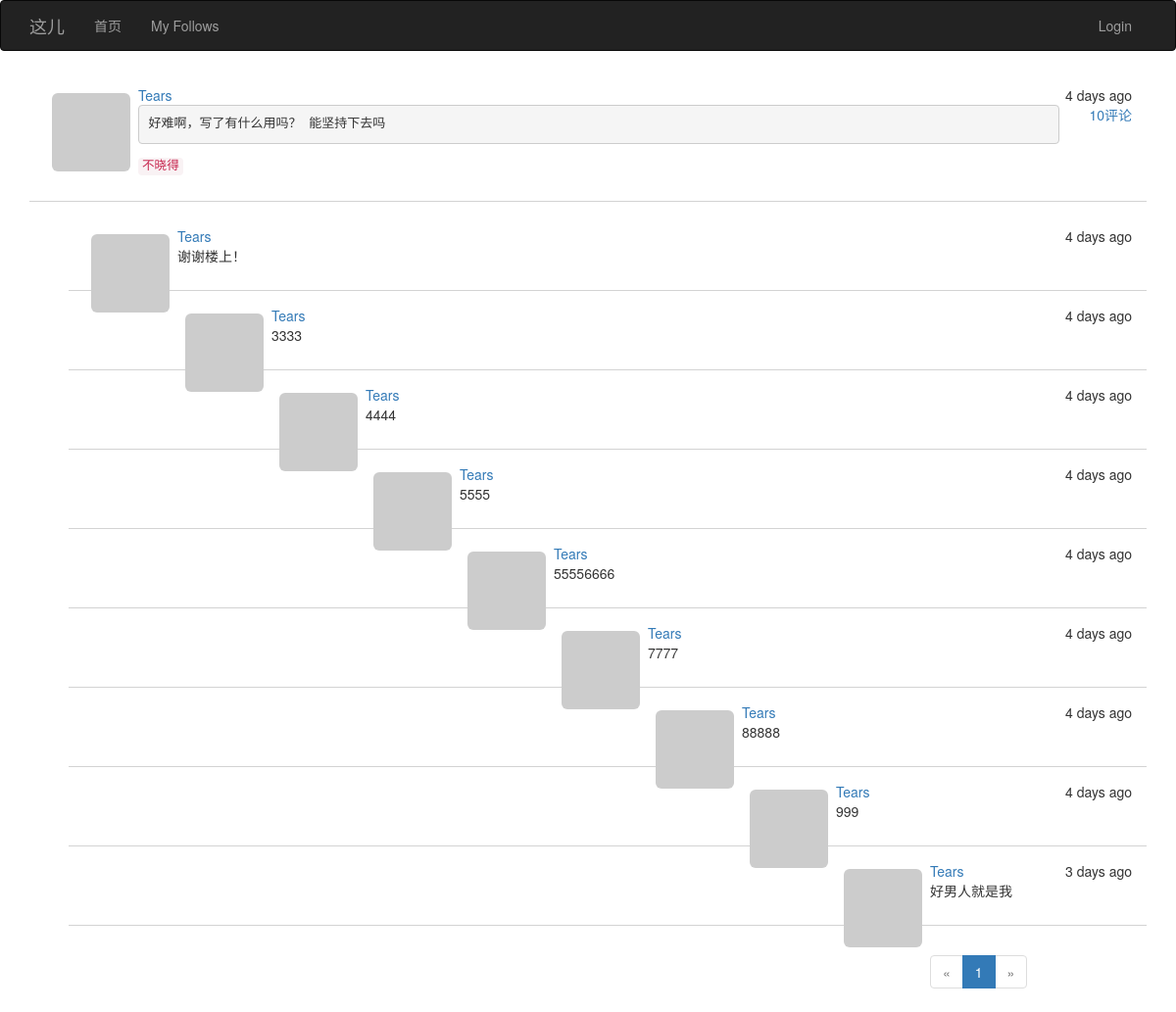
/post/126, run on the app's committed database.
### app/models.py (models this page shows, shortened)
class Post(db.Model):
    __tablename__ = 'posts'
    id = db.Column(db.Integer, primary_key=True)
    body = db.Column(db.Text)
    body_html = db.Column(db.Text)
    timestamp = db.Column(db.DateTime, index=True, default=datetime.utcnow)
    author_id = db.Column(db.Integer, db.ForeignKey('users.id'))
    post_type = db.Column(db.Integer, default=PostType.POST)
    parent_post_id = db.Column(db.Integer, db.ForeignKey('posts.id'))
    disabled = db.Column(db.Boolean, default=True)
    comments = db.relationship('Post', foreign_keys=[parent_post_id],
                               backref=db.backref('parent_post',
                                                  lazy='joined', remote_side=[id]),
                               cascade='all,delete-orphan',
                               lazy='dynamic'
                               )

class User(UserMixin, db.Model):
    __tablename__ = 'users'
    id = db.Column(db.Integer, primary_key=True)
    email = db.Column(db.String(64), unique=True, index=True)
    username = db.Column(db.String(64), unique=True, index=True)
    password_hash = db.Column(db.String(128))
    confirmed = db.Column(db.Boolean, default=False)
    role_id = db.Column(db.Integer, db.ForeignKey('roles.id'))
    posts = db.relationship('Post', backref='author', lazy='dynamic')
    location = db.Column(db.String(64))
    about_me = db.Column(db.Text())
    member_since = db.Column(db.DateTime(), default=datetime.utcnow)
    last_seen = db.Column(db.DateTime(), default=datetime.utcnow)
    avatar = db.Column(db.String(128))
    followed = db.relationship('Follow', foreign_keys=[Follow.follower_id],
                               backref=db.backref('follower', lazy='joined'),
                               lazy='dynamic', cascade='all, delete-orphan')
    followers = db.relationship('Follow', foreign_keys=[Follow.followed_id],
                                backref=db.backref('followed', lazy='joined'),
                                lazy='dynamic', cascade='all, delete-orphan')
    def getAvatar(self, size=100, default='identicon', rating='g'):
        if request.is_secure:
            url = "https://secure.gravatar.com/avatar"
        else:
            url = 'http://www.gravatar.com/avatar'
        hash = self.avatar or hashlib.md5(self.email.encode('utf-8')).hexdigest()
        return '{url}/{hash}?s={size}&d={default}&r={rating}'.format(
            url=url, hash=hash, default=default, rating=rating, size=size)
    @property
    def password(self):
        raise AttributeError('password is not readable attribute')

### app/main/views.py (the view, shortened to what this page needs)
@main.route('/post/<int:id>', methods=["GET", "POST"])
def post(id):
    post = Post.query.get_or_404(id)
    page = request.args.get('page', 1, type=int)
    form = CommentForm()
    if page == -1:
        page = (post.comments.count() - 1) // 10 + 1
    pagination = post.comments.order_by(Post.timestamp.asc()).paginate(page, per_page=10, error_out=False)
    comments = pagination.items
    return render_template('post.html', posts=[post], page=page,
                           form=form, comments=comments, pagination=pagination)

### app/main/__init__.py (called while the page is built)
@main.app_context_processor
def inject_permissions():
    return dict(Permission=Permission)

### app/main/views.py (called while the page is built)
@main.after_app_request
def afeter_request(response):
    for query in get_debug_queries():
        if query.duration >= current_app.config['QUERY_DB_TIME_OUT']:
            current_app.logger.warning('Slow query:%s\n parameters:%s Duration:%fs\n Context:%s\n' %
                                       (query.statement, query.parameters, query.duration, query.context)
                                       )
    return response

### app/models.py (called while the page is built)
    def can(self, permissions):
        return False

### app/templates/post.html (shortened to what this page needs)
{% extends "bootstrap_base.html" %}
{% import "bootstrap/wtf.html" as wtf %}
{% import 'message.html' as msg %}
{% block content %}
<div class="container">
    {% include '_posts.html' %}
    {% include '_comments.html' %}
    {% import '_posts.html' as pg %}
    {{pg.pagination_widget(pagination,'.post',id=posts[0].id)}}
</div>
{% endblock %}

### app/templates/bootstrap_base.html (shortened to what this page needs)
{% extends "bootstrap/base.html" %}
{% block html_attribs %} lang="zh-CN"{% endblock%}
{% block head %}
{{super()}}
{% endblock%}
{%- block styles %}
{{super()}}
<link href="{{url_for('static',filename='style.css')}}" rel="stylesheet">
{%- endblock styles %}
{% block navbar %}
<div class="navbar navbar-inverse" role="navigation">
    <div class="container">
        <div class="navbar-header">
            <a class="navbar-brand" href="/">这儿</a>
        </div>
        <div class="navbar-collapse collapse">
            <ul class="nav navbar-nav">
                <li><a href="/">首页</a></li>
                <li><a href="{{url_for('main.followed_posts')}}">My Follows</a></li>
            </ul>
            {% if not hide_login %}
            <ul class="nav navbar-nav navbar-right">
                {% if not current_user.is_authenticated %}
                <li><a href="{{url_for('auth.login',next=request.path ) }}">Login</a></li>
                {% else %}
                <li><a href="{{url_for('main.user',id=current_user.id)}}"
                       style="padding-top:10px;padding-bottom:6px">
                    <img src="{{current_user.getAvatar(size=32)}}" class="img-circle profile-thumbnail"/></a></li>
                <li><a href="{{url_for('auth.logout',next=request.path) }}">Logout</a></li>
                {% endif %}
            </ul>
            {% endif %}
        </div>
    </div>
</div>
{% endblock%}

### app/templates/_posts.html
<ul class="posts">
    {% for post in posts %}
    {% if post and post.author %}
    <li>
        <div class="post-thumbnail">
            <a href="{{url_for('.user',id=post.author.id)}}">
                <img src="{{ post.author.getAvatar(size=40) }}"
                     class="img-rounded profile-thumbnail"/></a>
        </div>
        <div class="post-date">{{ moment(post.timestamp).fromNow()}}</div>
        <div class="post-author"><a href="{{url_for('.user',id=post.author.id)}}">
            {{ post.author.username}}</a></div>
        <div class="post-body">
            <span class="pull-right" style="margin-left:30px"><a href="{{url_for('.post',id=post.id)}}">{{post.comments.count()}}评论</a></span>
            {% if post.body_html %}
            {{ post.body_html| safe}}
            {% else %}
            {{ post.body }}
            {% endif %}
        </div>
    </li>
    {% endif %}
    {% endfor %}
</ul>
{% macro pagination_widget(pagination,endpoint) %}
<nav aria-label="Page navigation">
    <ul class="pagination">
        <li {% if not pagination.has_prev %} class="disabled" {% endif%}>
            <a href="{% if pagination.has_prev %}{{url_for(endpoint,page=pagination.page-1,**kwargs)}}
             {%else%}#{% endif%}" aria-label="Previous">
                <span aria-hidden="true">&laquo;</span>
            </a>
        </li>
        {% for p in pagination.iter_pages()%}
        {%if p == pagination.page %}
        <li class="active"><a href="{{url_for(endpoint,page=p,**kwargs)}}">{{p}}</a>
        </li>
        {% elif p %}
        <li><a href="{{url_for(endpoint,page=p,**kwargs)}}">{{p}}</a>
        </li>
        {% else %}
        <li class="disabled"><a href="{{url_for(endpoint,page=p,**kwargs)}}">...</a>
        </li>
        {% endif%}
        {% endfor %}
        <li {% if not pagination.has_next %} class="disabled" {% endif%}>
            <a href="{% if pagination.has_next %}{{url_for(endpoint,page=pagination.page+1,**kwargs)}}
             {%else%}#{% endif%}" aria-label="Next">
                <span aria-hidden="true">&raquo;</span>
            </a>
        </li>
    </ul>
</nav>
{% endmacro %}

### app/templates/_comments.html (shortened to what this page needs)
<ul class="comments">
    {% for post in comments if post and post.author and
    (not post.disabled or current_user.can(Permission.MODERATE_COMMENTS)) %}
    <li>
        <div class="post-thumbnail">
            <a href="{{url_for('.user',id=post.author.id)}}">
                <img src="{{ post.author.getAvatar(size=40) }}"
                     class="img-rounded profile-thumbnail"/></a>
        </div>
        <div class="post-date">{{ moment(post.timestamp).fromNow()}}</div>
        <div class="post-author"><a href="{{url_for('.user',id=post.author.id)}}">
            {{ post.author.username}}</a></div>
        <div class="post-body">
            {% if post.body_html %}
            {{ post.body_html| safe}}
            {% else %}
            {{ post.body }}
            {% endif %}
        </div>
    </li>
    {% endfor %}
</ul>

### app/static/style.css (style rules this page uses)
* { -webkit-font-smoothing: antialiased; }
ul.posts { padding:0px; font-family:Gibson,Helvetica Neue,HelveticaNeue,Helvetica,Arial,sans-serif; }
ul.posts li , ul.follows li, ul.comments li { list-style-type:none; padding:15px; border-bottom:1px lightgray solid; }
ul> li> .post-date { float:right; }
ul> li >.post-thumbnail { float:left; padding:8px }

### data on the page
Post: timestamp "4 days ago", author.username "Tears", comments.count "10", body_html "好难啊，写了有什么用吗？ 能坚持下去吗 不晓得"
Post: timestamp "4 days ago", author.username "Tears", body_html "谢谢楼上！"
Post: timestamp "4 days ago", author.username "Tears", body_html "3333"
Post: timestamp "4 days ago", author.username "Tears", body_html "4444"
Post: timestamp "4 days ago", author.username "Tears", body_html "5555"
Post: timestamp "4 days ago", author.username "Tears", body_html "55556666"
Post: timestamp "4 days ago", author.username "Tears", body_html "7777"
Post: timestamp "4 days ago", author.username "Tears", body_html "88888"
Post: timestamp "4 days ago", author.username "Tears", body_html "999"
Post: timestamp "3 days ago", author.username "Tears", body_html "好男人就是我"

### other printed values
{{ p }} "1"
